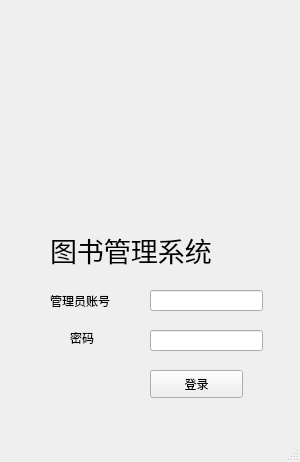
<?xml version="1.0" encoding="UTF-8"?>
<ui version="4.0">
 <class>MainWindow</class>
 <widget class="QMainWindow" name="MainWindow">
  <property name="geometry">
   <rect>
    <x>0</x>
    <y>0</y>
    <width>300</width>
    <height>462</height>
   </rect>
  </property>
  <property name="windowTitle">
   <string>MainWindow</string>
  </property>
  <widget class="QWidget" name="centralwidget">
   <widget class="QLabel" name="label">
    <property name="geometry">
     <rect>
      <x>50</x>
      <y>280</y>
      <width>91</width>
      <height>41</height>
     </rect>
    </property>
    <property name="text">
     <string>管理员账号</string>
    </property>
   </widget>
   <widget class="QLabel" name="label_2">
    <property name="geometry">
     <rect>
      <x>70</x>
      <y>330</y>
      <width>72</width>
      <height>15</height>
     </rect>
    </property>
    <property name="text">
     <string>密码</string>
    </property>
   </widget>
   <widget class="QLineEdit" name="lineEdit">
    <property name="geometry">
     <rect>
      <x>150</x>
      <y>290</y>
      <width>113</width>
      <height>21</height>
     </rect>
    </property>
   </widget>
   <widget class="QLineEdit" name="lineEdit_2">
    <property name="geometry">
     <rect>
      <x>150</x>
      <y>330</y>
      <width>113</width>
      <height>21</height>
     </rect>
    </property>
   </widget>
   <widget class="QPushButton" name="pushButton">
    <property name="geometry">
     <rect>
      <x>150</x>
      <y>370</y>
      <width>93</width>
      <height>28</height>
     </rect>
    </property>
    <property name="text">
     <string>登录</string>
    </property>
   </widget>
   <widget class="QLabel" name="label_3">
    <property name="geometry">
     <rect>
      <x>10</x>
      <y>10</y>
      <width>271</width>
      <height>201</height>
     </rect>
    </property>
    <property name="text">
     <string/>
    </property>
    <property name="pixmap">
     <pixmap resource="image/img.qrc">:/111.jpg</pixmap>
    </property>
   </widget>
   <widget class="QLabel" name="label_4">
    <property name="geometry">
     <rect>
      <x>50</x>
      <y>200</y>
      <width>361</width>
      <height>101</height>
     </rect>
    </property>
    <property name="font">
     <font>
      <family>Consolas</family>
      <pointsize>20</pointsize>
     </font>
    </property>
    <property name="text">
     <string>图书管理系统</string>
    </property>
   </widget>
  </widget>
  <widget class="QMenuBar" name="menubar">
   <property name="geometry">
    <rect>
     <x>0</x>
     <y>0</y>
     <width>300</width>
     <height>26</height>
    </rect>
   </property>
  </widget>
  <widget class="QStatusBar" name="statusbar"/>
 </widget>
 <resources>
  <include location="image/img.qrc"/>
 </resources>
 <connections/>
</ui>
